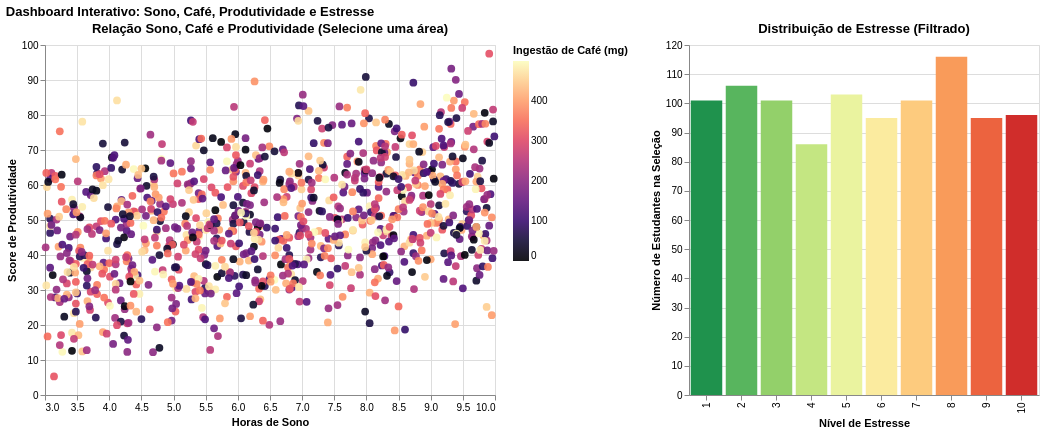

Notebook code for this chart:
### Markdown cell above
# 2.3 Diagnóstico de Produtividade baseado no Nível de Stress e Horas de sono

### Code cell
import altair as alt

# Define a seleção (brush)
brush = alt.selection_interval()

# Gráfico 1: Dispersão (Sono vs Produtividade, Colorido por Café)
scatter = alt.Chart(df_amostra).mark_point(filled=True, size=60).encode(
    x=alt.X('sleep_hours:Q', title='Horas de Sono', scale=alt.Scale(zero=False)),
    y=alt.Y('productivity_score:Q', title='Score de Produtividade', scale=alt.Scale(zero=False)),
    # CORREÇÃO: Mudança de 'stress_level' para 'coffee_intake_mg' com legenda explícita
    color=alt.Color('coffee_intake_mg:Q', 
                    scale=alt.Scale(scheme='magma'), 
                    title='Ingestão de Café (mg)'),
    # Nova Interatividade: Pontos não selecionados ficam quase transparentes, mantendo a cor
    opacity=alt.condition(brush, alt.value(0.9), alt.value(0.1)),
    tooltip=['age', 'study_hours_per_day', 'coffee_intake_mg', 'stress_level']
).add_params(
    brush
).properties(
    width=450,
    height=350,
    title='Relação Sono, Café e Produtividade (Selecione uma área)'
)

# Gráfico 2: Barras Médias de Estresse filtradas pela seleção
bars = alt.Chart(df_amostra).mark_bar().encode(
    x=alt.X('stress_level:O', title='Nível de Estresse'),
    y=alt.Y('count()', title='Número de Estudantes na Seleção'),
    # Cor estática para o estresse
    color=alt.Color('stress_level:O', 
                    scale=alt.Scale(scheme='redyellowgreen', reverse=True), 
                    legend=None)
).transform_filter(
    brush # Mantém o filtro
).properties(
    width=350,
    height=350,
    title='Distribuição de Estresse (Filtrado)'
)

# Renderiza lado a lado
dashboard_final = scatter | bars
dashboard_final.properties(title='Dashboard Interativo: Sono, Café, Produtividade e Estresse')

### Figure 1 — Vega-Lite specification as saved in the notebook (floating-point values rounded to 4 significant figures; data arrays with more than 128 entries replaced by an {"elided": "..."} marker saying what was removed)
{"config": {"view": {"continuousWidth": 300, "continuousHeight": 300}}, "hconcat": [{"mark": {"type": "point", "filled": true, "size": 60}, "encoding": {"color": {"field": "coffee_intake_mg", "scale": {"scheme": "magma"}, "title": "Ingestão de Café (mg)", "type": "quantitative"}, "opacity": {"condition": {"param": "param_54dd647193d9b3b3", "value": 0.9}, "value": 0.1}, "tooltip": [{"field": "age", "type": "quantitative"}, {"field": "study_hours_per_day", "type": "quantitative"}, {"field": "coffee_intake_mg", "type": "quantitative"}, {"field": "stress_level", "type": "quantitative"}], "x": {"field": "sleep_hours", "scale": {"zero": false}, "title": "Horas de Sono", "type": "quantitative"}, "y": {"field": "productivity_score", "scale": {"zero": false}, "title": "Score de Produtividade", "type": "quantitative"}}, "height": 350, "name": "view_c14eb9fb51eb7e69_0", "title": "Relação Sono, Café e Produtividade (Selecione uma área)", "width": 450}, {"mark": {"type": "bar"}, "encoding": {"color": {"field": "stress_level", "legend": null, "scale": {"reverse": true, "scheme": "redyellowgreen"}, "type": "ordinal"}, "x": {"field": "stress_level", "title": "Nível de Estresse", "type": "ordinal"}, "y": {"aggregate": "count", "title": "Número de Estudantes na Seleção", "type": "quantitative"}}, "height": 350, "title": "Distribuição de Estresse (Filtrado)", "transform": [{"filter": {"param": "param_54dd647193d9b3b3"}}], "width": 350}], "data": {"name": "data-5e5b733bd8cbf702b79fde5aff663028"}, "params": [{"name": "param_54dd647193d9b3b3", "select": {"type": "interval"}, "views": ["view_c14eb9fb51eb7e69_0"]}], "title": "Dashboard Interativo: Sono, Café, Produtividade e Estresse", "$schema": "https://vega.github.io/schema/vega-lite/v6.1.0.json", "datasets": {"data-5e5b733bd8cbf702b79fde5aff663028": {"elided": "1000 records"}}}
